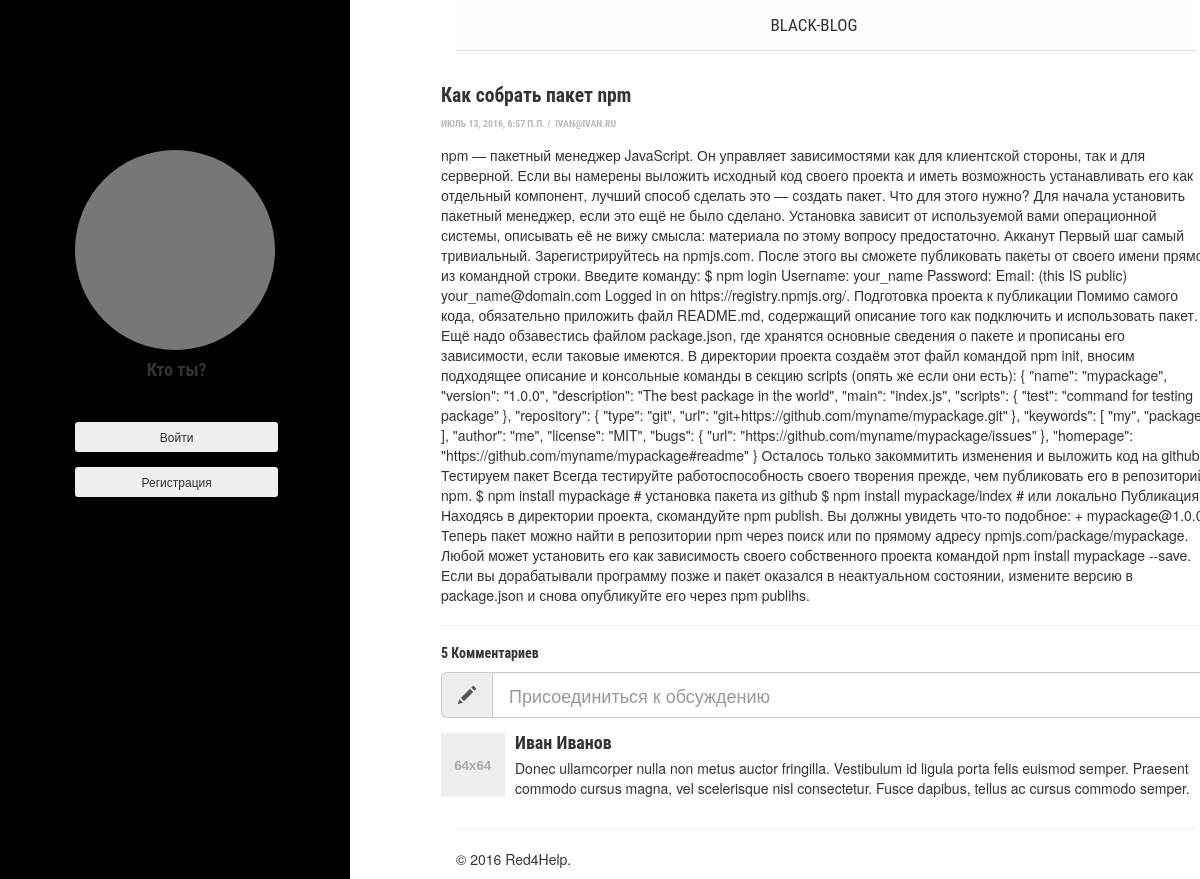
Page /publication/1/ on the earlier database version.
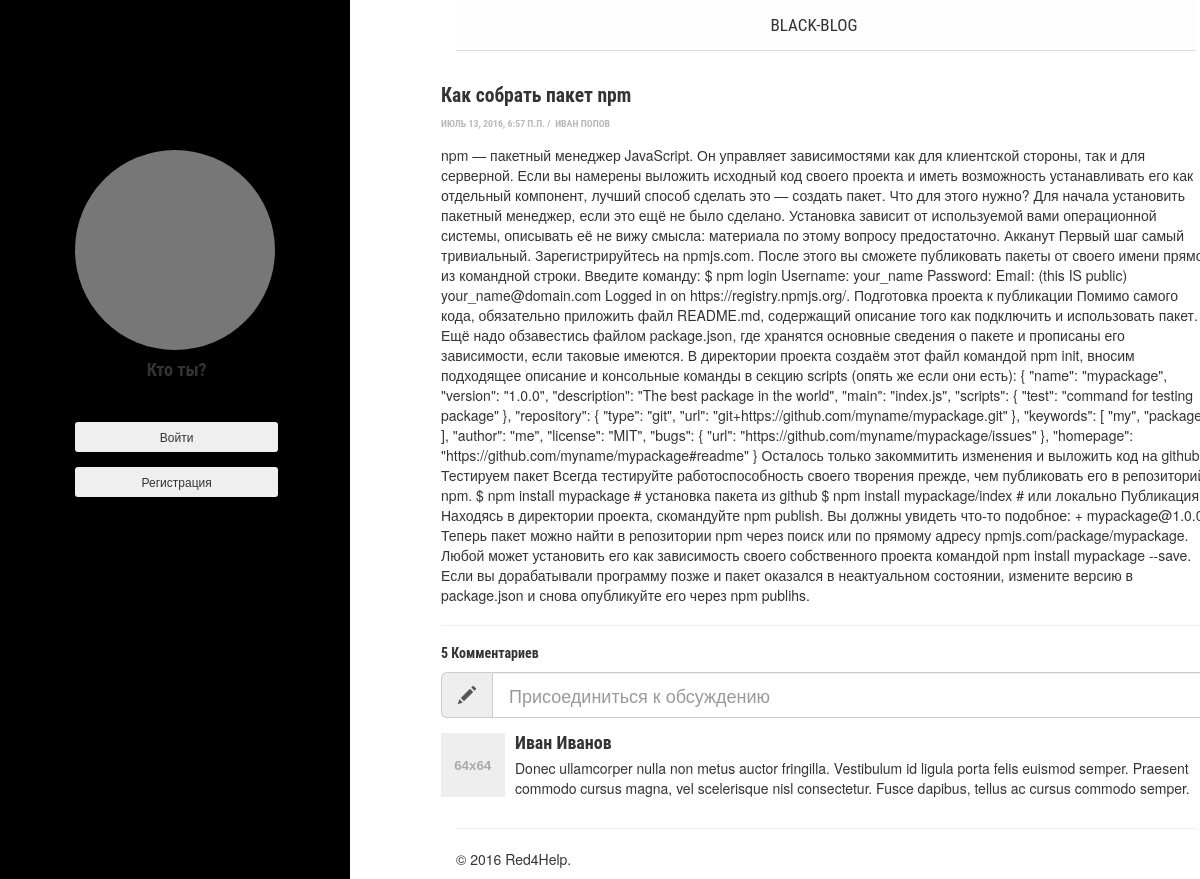
Same page on the later database version.
### multiblog/models.py (models this page shows, shortened)
class Publication(models.Model):
	title = models.CharField(max_length=200, verbose_name='Имя')
	abstract = models.TextField(max_length=600, verbose_name='Краткое содержание')
	full_text = models.TextField(verbose_name='Полное описание')
	time = models.DateTimeField(verbose_name='Дата публикации')
	author = models.ForeignKey('Blogger', on_delete=models.CASCADE, verbose_name='Автор')
	class Meta:
		verbose_name = u'Публикация'
		verbose_name_plural = u'Публикации'

class Blogger(AbstractBaseUser):
	email = models.EmailField(verbose_name='Email', unique=True, max_length=250)
	name = models.CharField(max_length=100, verbose_name='Имя', blank=False)
	surname = models.CharField(max_length=100, verbose_name='Фамилия', blank=False)
	phone = models.CharField(max_length=20, verbose_name='Телефон', blank=False)
	skype = models.CharField(max_length=20, verbose_name='Skype', blank=False)
	avatar = models.ImageField(upload_to=u'./media/img/', verbose_name='Аватар', blank=False)
	is_active = models.BooleanField(default=True)
	is_admin = models.BooleanField(default=False)
	objects = BloggerManager()
	USERNAME_FIELD = 'email'
	def img_avatar(self):
		if self.avatar:
			return '<img src="%s" width="100"/>' % self.avatar.url
		else:
			return '(none)'
	img_avatar.short_description = 'Аватар'
	img_avatar.allow_tags = True
	class Meta:
		verbose_name = u'Блоггер'
		verbose_name_plural = u'Блоггеры'
	def __str__(self):
		if self.name or self.surname:
			return self.name + " " + self.surname
		else:
			return self.email

### multiblog/views.py (the view)
# urls.py: url(r'^publication/(?P<pk>[0-9]+)/$', views.full_publication, name='full'),
def full_publication(request, pk):
	post = get_object_or_404(Publication, pk=pk)
	return render(request, 'multiblog/full.html', {'user': auth.get_user(request), 'post':post})

### multiblog/templatetags/multiblog_tags.py (called while the page is built)
@register.inclusion_tag('multiblog/footer.html')
def footer():
	return {'year':datetime.datetime.now().year}

@register.inclusion_tag('multiblog/header.html')
def header():
	return {}

### multiblog/templates/multiblog/full.html (shortened to what this page needs)
{% extends 'multiblog/base.html'%}
{% block content %}
    <div id="wrapper">
      <div id="sidebar-wrapper">
        <div class="col-sm-8 placeholder">
            {% if user.is_authenticated %}
                <img class="img-responsive">
                <h4 class="text-center">{{ user }}</h4>
                <form action="#" method="get">
                  <input type="submit" class="btn" value="Новая запись" name="new">
                  <input type="submit" class="btn" value="Выйти" name="logout">
                </form>
            {% else %}
              <img class="img-responsive">
                <form class="form-signin" method="POST" id="submit-form">{% csrf_token %}
                  <h4 class="text-center">Кто ты?</h4>
                    <div class="form-group">
                        <div class="input-group col-md-12"> {{ form.email }} </div>
                    </div>
                    <div class="form-group">
                        <div class="input-group col-md-12"> {{ form.password }} </div>
                    </div>
                    <div class="form-group">
                        <div class="input-group col-md-12">
                          <button class="btn btn-inverse btn-sm btn-block" type="submit" name="submit-log-in">Войти</button>
                        </div>
                    </div>
                    <div class="form-group">
                      <div class="input-group col-md-12">
                        <button class="btn btn-inverse btn-sm btn-block" type="submit" name="submit-register">Регистрация</button>
                      </div>
                    </div>
                </form>
              {% endif %}
            </div>
        </div>
  </div>
  <header class="main-header content-wrapper">
    <nav class="nav-main center-wrapper">
      <a class="nav-main" href="{% url 'main' %}">Black-Blog</a>
    </nav>
  </header>
	<main class="content-wrapper">
		<div class="row featurette">
			<h2 class="text-left">{{ post.title }}</h2>
			<p class="post-meta"><time datetime="{{ post.time }}">{{ post.time }}</time>&nbsp;/&nbsp;
				<span item="author"><a href="main.html">{{ post.author }}</a></span>
			</p>
			<div class="text-left">{{ post.full_text }}</div>
		<hr class="featurette-divider">
        <h5 class="muted">5 Комментариев</h5>
        	<div class="input-group input-group-lg">
  				<span class="input-group-addon"><span class="glyphicon glyphicon-pencil"></span></span>
	  				<input type="text" class="form-control" placeholder="Присоединиться к обсуждению">
			</div>
      <div class="media">
  				<a class="pull-left" href="#">
    				<img class="media-object" data-src="holder.js/64x64">
  				</a>
  				<div class="media-body">
    				<h4 class="media-heading">Иван Иванов</h4>
					<p>Donec ullamcorper nulla non metus auctor fringilla. Vestibulum id ligula porta felis euismod semper. Praesent commodo cursus magna, vel scelerisque nisl consectetur. Fusce dapibus, tellus ac cursus commodo semper.</p>
  				</div>
			</div>
		</div>
{% endblock content %}

Differences in the rows shown:
changed through a linked row, Publication "Как собрать пакет npm": author "IVAN@IVAN.RU" → "ИВАН ПОПОВ"
